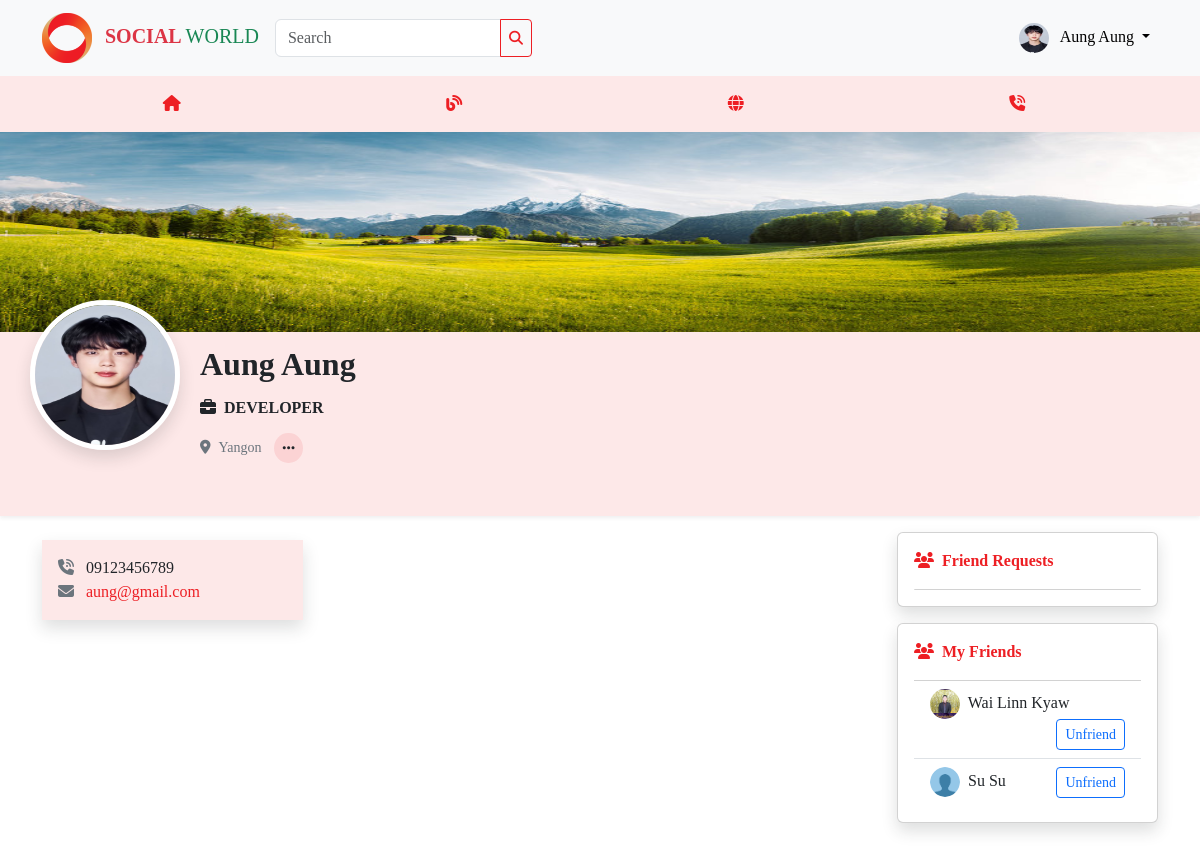
Screenshot of /index.php?page=profile (signed in) with the database file from the repository.
### tables this page shows
CREATE TABLE `friends` (
  `id` int(11) NOT NULL,
  `user_id` int(11) DEFAULT NULL,
  `friend_id` int(11) DEFAULT NULL,
  `friend_status` char(20) DEFAULT 'pending',
  `created_at` timestamp NOT NULL DEFAULT current_timestamp() ON UPDATE current_timestamp(),
  `updated_at` datetime NOT NULL DEFAULT current_timestamp()
);

CREATE TABLE `users` (
  `id` int(11) NOT NULL,
  `name` varchar(255) DEFAULT NULL,
  `email` varchar(255) DEFAULT NULL,
  `password` varchar(255) DEFAULT NULL,
  `profile` varchar(255) DEFAULT '1.png',
  `phone` varchar(255) DEFAULT NULL,
  `address` varchar(255) DEFAULT NULL,
  `gender` char(10) DEFAULT NULL,
  `position` varchar(255) DEFAULT NULL,
  `background` varchar(255) DEFAULT 'back-theme.jpg',
  `status` char(20) NOT NULL DEFAULT 'Approve',
  `role_id` int(11) DEFAULT NULL,
  `created_at` timestamp NOT NULL DEFAULT current_timestamp() ON UPDATE current_timestamp(),
  `updated_at` datetime NOT NULL DEFAULT current_timestamp()
);

### app/QueryBuilder.php (called while the page is built, shortened)
<?php
class QueryBuilder{
    private $conn;
    public function __construct($connection){
        $this->conn = $connection;
        return $this->conn;
    }
    public function getAll($table, $cols, $join, $where, $order){
        $sql = "SELECT $cols FROM $table";
        if($join != null){
            $sql .= " $join";
        }
        if($where != null){
            $sql .= " WHERE $where";
        }
        if($order != null){
            $sql .= " ORDER BY $order";
        }
        $stmt = $this->conn->prepare($sql);
        $stmt->execute();
        $results = $stmt->fetchAll(PDO::FETCH_ASSOC);
        return $results;
    }
}
?>

### views/frontend/profile.php (the view, shortened to what this page needs)
<div class="mb-5">
    <div class="background-img">
        <img src="./assets/img/<?= $_SESSION['user']['background'] ?>" width="100%" height="200px" alt="">
    </div>
    <div class="profile z-index-1">
        <img src="./assets/profiles/<?= $_SESSION['user']['profile'] ?>" width="150px" height="150px" alt="" class="rounded-circle shadow" style="border: 5px solid white">
    </div>
    <div class="pt-2 pb-5 bg-grey shadow-sm" style="padding-left:200px">
        <p class="fa-2x mb-0 pb-0"><b class=""><?= $_SESSION['user']['name'] ?></b></p>
        <b class="my-2 py-0 d-block" style="text-transform: uppercase;"><i class="fas fa-briefcase me-2"></i><?= $_SESSION['user']['position'] ?></b>
        <small class="text-secondary "><i class="fas fa-location-dot me-2"></i><?= $_SESSION['user']['address'] ?></small>
        <span class="dropdown">
            <button class="btn btn-sm" type="button" data-bs-toggle="dropdown" aria-expanded="false">
                <i class="fa-solid fa-ellipsis p-2 bg-grey rounded-circle"></i>
            </button>
        </span>
    </div>
    <div class="container">
        <div class="row">
            <div class="col-lg-3">
                <div class="mt-4 p-3 bg-grey shadow">
                    <div class="contact">
                        <i class="fas fa-phone-volume me-2 text-secondary"></i>
                        <span><?= $_SESSION['user']['phone'] ?></span>
                    </div>
                    <div class="contact">
                        <i class="fas fa-envelope me-2 text-secondary"></i>
                        <span class="text-logo"><?= $_SESSION['user']['email'] ?></span>
                    </div>
                </div>
            </div>
            <div class="col-lg-6">
            </div>
            <div class="col-md-3 mt-3 d-xl-block d-none">
            <?php if(isset($_SESSION['user'])): ?>
            <div class="card shadow p-3 mb-3">
                <p class="text-logo"><i class="fas fa-users me-2"></i><b>Friend Requests</b></p>
                <div class="list-group list-group-flush">
                </div>
            </div>
            <div class="card shadow p-3 mb-3">
                <p class="text-logo"><i class="fas fa-users me-2"></i><b>My Friends</b></p>
                <div class="list-group list-group-flush">
                <?php
                foreach($users as $user):
                $id = $_SESSION['user']['id'];
                $fri_id = $user['id'];
                $confirmfriends = $query->getAll("friends", "friends.*, t1.name as username, t1.profile as userprofile, t2.name as friendname, t2.profile as friendprofile", "INNER JOIN users t1 ON friends.user_id=t1.id INNER JOIN users t2 ON friends.friend_id=t2.id", "(friends.friend_status = 'confirm') AND ((friends.user_id='$id' AND friends.friend_id='$fri_id') OR (friends.user_id='$fri_id' AND friends.friend_id=$id))", null);
                foreach($confirmfriends as $confirmfriend):
                    if($_SESSION['user']['id'] != $confirmfriend['user_id']):
                ?>
                    <a href="index.php?page=userprofile&id=<?= $confirmfriend['user_id'] ?>" class="list-group-item">
                        <img src="./assets/profiles/<?= $confirmfriend['userprofile'] ?>" width="30px" height="30px" alt="" class="rounded-circle me-1">
                        <span><?= $confirmfriend['username'] ?></span>
                        <form class="d-inline" action="./controllers/FriendController.php" method="post">
                            <button type="submit" class="btn btn-sm btn-outline-primary ms-1 float-end">Unfriend</button>
                        </form>
                    </a>
                    <?php endif ?>
                    <?php endforeach ?>
                    <?php endforeach ?>
                </div>
            </div>
            <?php endif ?>
        </div>
        </div>
    </div>
</div>

### assets/css/style.css (style rules this page uses)
* { font-family: Cambria, Cochin, Georgia, Times, 'Times New Roman', serif; }
.text-logo { color: #ED1F24; }
.bg-grey { background-color: rgba(237, 31, 36, 0.1); }
.background-img { position: relative; }
.profile { position: absolute; top: 300px; left: 30px; }

### rows the page displays
friends: user.profile (picture), user.name "Wai Linn Kyaw"
friends: user.profile (picture), user.name "Su Su"

### other values shown
$_SESSION['user']['name'] "Aung Aung"
$_SESSION['user']['position'] "DEVELOPER"
$_SESSION['user']['address'] "Yangon"
$_SESSION['user']['phone'] "09123456789"
$_SESSION['user']['email'] "aung@gmail.com"
